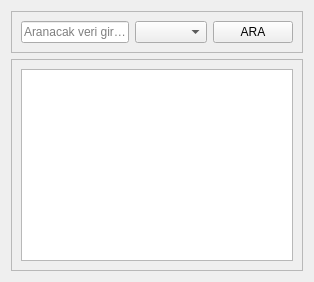
               <widget class="QWidget" name="serch_item">
                <layout class="QVBoxLayout" name="verticalLayout_6">
                 <item>
                  <widget class="QFrame" name="frame_4">
                   <property name="frameShape">
                    <enum>QFrame::StyledPanel</enum>
                   </property>
                   <property name="frameShadow">
                    <enum>QFrame::Raised</enum>
                   </property>
                   <layout class="QHBoxLayout" name="horizontalLayout_10">
                    <item>
                     <widget class="QLineEdit" name="search_line">
                      <property name="styleSheet">
                       <string notr="true">font: 700 12pt &quot;Segoe UI&quot;;</string>
                      </property>
                      <property name="placeholderText">
                       <string>Aranacak veri giriniz</string>
                      </property>
                     </widget>
                    </item>
                    <item>
                     <widget class="QComboBox" name="ne_aranacak">
                      <property name="styleSheet">
                       <string notr="true">font: 700 12pt &quot;Segoe UI&quot;;</string>
                      </property>
                     </widget>
                    </item>
                    <item>
                     <widget class="QPushButton" name="general_search_button">
                      <property name="styleSheet">
                       <string notr="true">font: 700 12pt &quot;Segoe UI&quot;;</string>
                      </property>
                      <property name="text">
                       <string>ARA</string>
                      </property>
                     </widget>
                    </item>
                   </layout>
                  </widget>
                 </item>
                 <item>
                  <widget class="QFrame" name="frame_6">
                   <property name="frameShape">
                    <enum>QFrame::StyledPanel</enum>
                   </property>
                   <property name="frameShadow">
                    <enum>QFrame::Raised</enum>
                   </property>
                   <layout class="QVBoxLayout" name="verticalLayout_7">
                    <item>
                     <widget class="QTableWidget" name="search_table">
                      <property name="styleSheet">
                       <string notr="true">font: 700 10pt &quot;Segoe UI&quot;;</string>
                      </property>
                     </widget>
                    </item>
                   </layout>
                  </widget>
                 </item>
                </layout>
               </widget>
